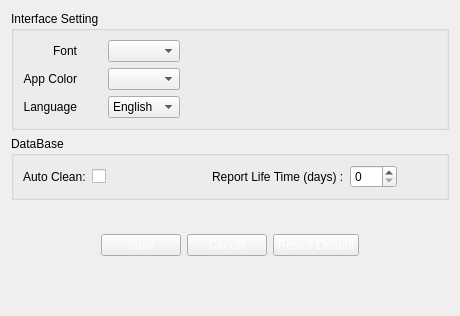
               <widget class="QWidget" name="settingpage_general_tab">
                <attribute name="title">
                 <string>General</string>
                </attribute>
                <layout class="QGridLayout" name="gridLayout_4">
                 <item row="3" column="0">
                  <spacer name="verticalSpacer_7">
                   <property name="orientation">
                    <enum>Qt::Vertical</enum>
                   </property>
                   <property name="sizeHint" stdset="0">
                    <size>
                     <width>20</width>
                     <height>40</height>
                    </size>
                   </property>
                  </spacer>
                 </item>
                 <item row="1" column="0">
                  <widget class="QGroupBox" name="groupBox_5">
                   <property name="title">
                    <string>DataBase</string>
                   </property>
                   <layout class="QGridLayout" name="gridLayout_11">
                    <item row="1" column="4">
                     <widget class="QLabel" name="label_32">
                      <property name="styleSheet">
                       <string notr="true">max-width: 300px;</string>
                      </property>
                      <property name="text">
                       <string>Report Life Time (days) :</string>
                      </property>
                     </widget>
                    </item>
                    <item row="1" column="5">
                     <widget class="QSpinBox" name="spinBox_2">
                      <property name="maximum">
                       <number>365</number>
                      </property>
                     </widget>
                    </item>
                    <item row="1" column="6">
                     <spacer name="horizontalSpacer_23">
                      <property name="orientation">
                       <enum>Qt::Horizontal</enum>
                      </property>
                      <property name="sizeHint" stdset="0">
                       <size>
                        <width>40</width>
                        <height>20</height>
                       </size>
                      </property>
                     </spacer>
                    </item>
                    <item row="1" column="1">
                     <widget class="QCheckBox" name="checkBox">
                      <property name="enabled">
                       <bool>true</bool>
                      </property>
                      <property name="styleSheet">
                       <string notr="true"/>
                      </property>
                      <property name="text">
                       <string/>
                      </property>
                      <property name="checkable">
                       <bool>true</bool>
                      </property>
                      <property name="checked">
                       <bool>false</bool>
                      </property>
                      <property name="tristate">
                       <bool>false</bool>
                      </property>
                     </widget>
                    </item>
                    <item row="1" column="2">
                     <spacer name="horizontalSpacer_21">
                      <property name="orientation">
                       <enum>Qt::Horizontal</enum>
                      </property>
                      <property name="sizeType">
                       <enum>QSizePolicy::Maximum</enum>
                      </property>
                      <property name="sizeHint" stdset="0">
                       <size>
                        <width>100</width>
                        <height>20</height>
                       </size>
                      </property>
                     </spacer>
                    </item>
                    <item row="1" column="0">
                     <widget class="QLabel" name="label_31">
                      <property name="text">
                       <string>Auto Clean:</string>
                      </property>
                     </widget>
                    </item>
                   </layout>
                  </widget>
                 </item>
                 <item row="2" column="0">
                  <widget class="QFrame" name="horizontalFrame_3">
                   <property name="styleSheet">
                    <string notr="true">color: #ffffff;</string>
                   </property>
                   <layout class="QHBoxLayout" name="horizontalLayout_21">
                    <property name="topMargin">
                     <number>28</number>
                    </property>
                    <item>
                     <spacer name="horizontalSpacer_26">
                      <property name="orientation">
                       <enum>Qt::Horizontal</enum>
                      </property>
                      <property name="sizeHint" stdset="0">
                       <size>
                        <width>40</width>
                        <height>20</height>
                       </size>
                      </property>
                     </spacer>
                    </item>
                    <item>
                     <widget class="QPushButton" name="pushButton_12">
                      <property name="text">
                       <string>Save</string>
                      </property>
                     </widget>
                    </item>
                    <item>
                     <widget class="QPushButton" name="pushButton_11">
                      <property name="text">
                       <string>Cancel</string>
                      </property>
                     </widget>
                    </item>
                    <item>
                     <widget class="QPushButton" name="pushButton_10">
                      <property name="text">
                       <string>Restor Defualt</string>
                      </property>
                     </widget>
                    </item>
                    <item>
                     <spacer name="horizontalSpacer_27">
                      <property name="orientation">
                       <enum>Qt::Horizontal</enum>
                      </property>
                      <property name="sizeHint" stdset="0">
                       <size>
                        <width>40</width>
                        <height>20</height>
                       </size>
                      </property>
                     </spacer>
                    </item>
                   </layout>
                  </widget>
                 </item>
                 <item row="0" column="0">
                  <widget class="QGroupBox" name="groupBox">
                   <property name="title">
                    <string>Interface Setting</string>
                   </property>
                   <layout class="QGridLayout" name="gridLayout_10">
                    <item row="0" column="3">
                     <spacer name="horizontalSpacer_17">
                      <property name="orientation">
                       <enum>Qt::Horizontal</enum>
                      </property>
                      <property name="sizeHint" stdset="0">
                       <size>
                        <width>40</width>
                        <height>20</height>
                       </size>
                      </property>
                     </spacer>
                    </item>
                    <item row="1" column="0">
                     <widget class="QLabel" name="label_25">
                      <property name="text">
                       <string>App Color</string>
                      </property>
                      <property name="alignment">
                       <set>Qt::AlignRight|Qt::AlignTrailing|Qt::AlignVCenter</set>
                      </property>
                     </widget>
                    </item>
                    <item row="2" column="2">
                     <widget class="QComboBox" name="settingpage_general_language_combobox">
                      <item>
                       <property name="text">
                        <string>English</string>
                       </property>
                      </item>
                      <item>
                       <property name="text">
                        <string>Persian</string>
                       </property>
                      </item>
                     </widget>
                    </item>
                    <item row="1" column="2">
                     <widget class="QComboBox" name="settingpage_general_color_combobox"/>
                    </item>
                    <item row="0" column="2">
                     <widget class="QComboBox" name="settingpage_general_font_combobox"/>
                    </item>
                    <item row="2" column="0">
                     <widget class="QLabel" name="label_30">
                      <property name="text">
                       <string>Language</string>
                      </property>
                      <property name="alignment">
                       <set>Qt::AlignRight|Qt::AlignTrailing|Qt::AlignVCenter</set>
                      </property>
                     </widget>
                    </item>
                    <item row="0" column="0">
                     <widget class="QLabel" name="label_23">
                      <property name="text">
                       <string>Font</string>
                      </property>
                      <property name="alignment">
                       <set>Qt::AlignRight|Qt::AlignTrailing|Qt::AlignVCenter</set>
                      </property>
                     </widget>
                    </item>
                    <item row="0" column="1">
                     <spacer name="horizontalSpacer_32">
                      <property name="orientation">
                       <enum>Qt::Horizontal</enum>
                      </property>
                      <property name="sizeType">
                       <enum>QSizePolicy::Maximum</enum>
                      </property>
                      <property name="sizeHint" stdset="0">
                       <size>
                        <width>25</width>
                        <height>20</height>
                       </size>
                      </property>
                     </spacer>
                    </item>
                   </layout>
                  </widget>
                 </item>
                </layout>
               </widget>
